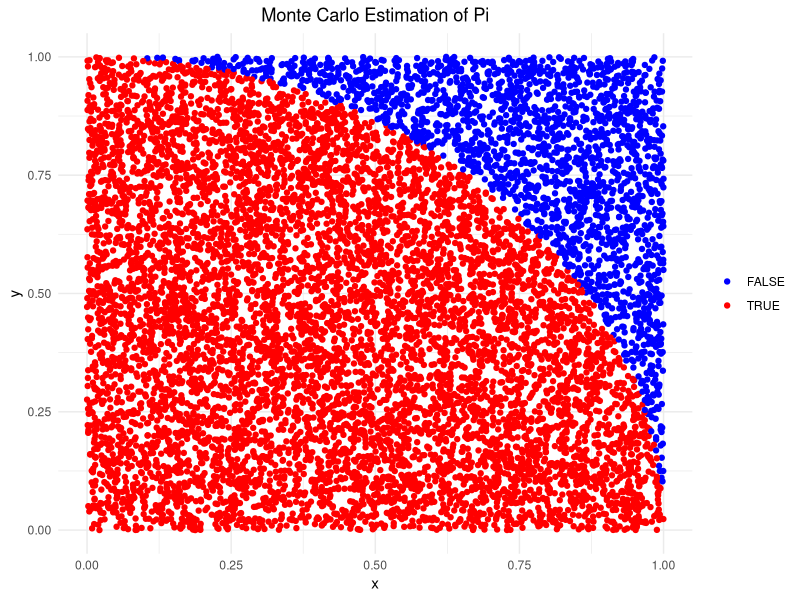
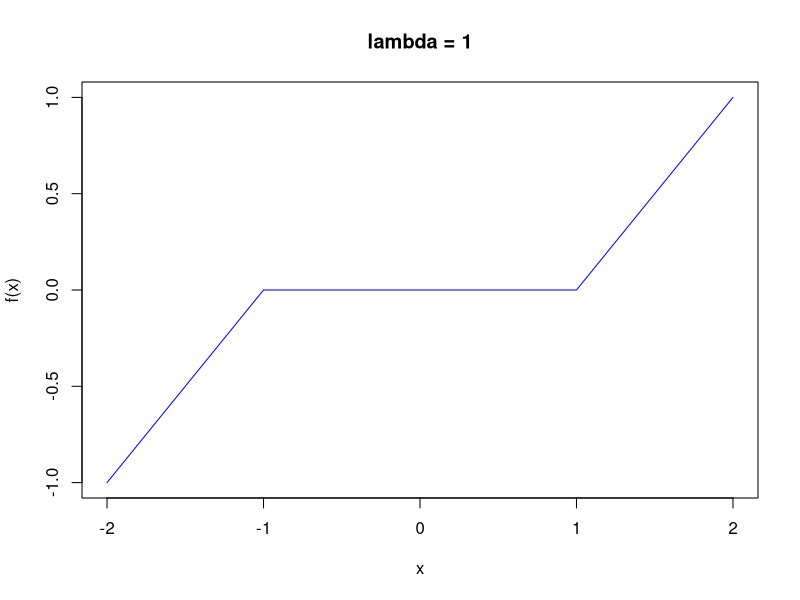

The R source for these figures, in order:
## ---- chunk 1
knitr::opts_chunk$set(echo = TRUE)
## ---- chunk 2
library(ggplot2)

# 设置随机种子以确保结果的可重复性
set.seed(123)

# 生成随机点的数量
n_points <- 10000

# 生成随机点的横坐标和纵坐标，均匀分布在[0,1]区间内
x <- runif(n_points)
y <- runif(n_points)

# 判断每个点是否在单位圆内
in_circle <- x^2 + y^2 < 1

# 计算落入单位圆内的点的数量
points_in_circle <- sum(in_circle)

# 使用蒙特卡洛方法估计圆周率
estimated_pi <- 4 * points_in_circle / n_points

# 打印估计的圆周率
cat("估计的圆周率:", estimated_pi, "\n")

# 创建数据框
df <- data.frame(x, y, in_circle)

# 绘制散点图
p <- ggplot(df, aes(x, y, color = in_circle)) +
  geom_point() +
  scale_color_manual(values = c("blue", "red")) +
  theme_minimal() +
  ggtitle("Monte Carlo Estimation of Pi") +
  labs(x = "x", y = "y") +
  theme(legend.title = element_blank(),
        plot.title = element_text(hjust = 0.5))

# 显示图形
print(p)

## ---- chunk 3
myfun <- function(x, lambda) {
  ifelse(x > lambda, x - lambda, ifelse(abs(x) <= lambda, 0, x + lambda))
}

# 绘制函数图像
lambda <- 1
x <- seq(-2, 2, by = 0.01)
y <- myfun(x, lambda)
plot(x, y, type = "l", col = "blue", xlab = "x", ylab = "f(x)", main = paste("lambda =", lambda))

## ---- chunk 4
set.seed(123)
beta <- c(1,0)
n <- 1000
x <- matrix(rnorm(n*2), n, 2)
y <- x%*%beta + rnorm(n, 0, 0.5)
## ---- chunk 5
lasso_solver <- function(X, y, lambda, epsilon = 1e-6, max_iter = 1000) {
  n <- nrow(X)
  p <- ncol(X)
  beta <- rep(0, p)  # 初始估计值，可以选择不同的初始值
  
  # 定义函数来计算 f(beta_j, lambda_j)
  f <- function(beta_j, lambda_j) {
    ifelse(beta_j > lambda_j, beta_j - lambda_j, ifelse(beta_j < -lambda_j, beta_j + lambda_j, 0))
  }
  
  iter <- 0
  while (iter < max_iter) {
    iter <- iter + 1
    beta_prev <- beta
    
    for (j in 1:p) {
      X_j <- X[, j]
      beta_j <- beta[j]
      
      # 计算局部最优解
      numerator <- t(X_j) %*% (y - X %*% beta + X_j * beta_j)
      denominator <- sum(X_j^2)
      beta[j] <- f(numerator / denominator, lambda / denominator)
    }
    
    # 判断是否收敛
    if (sum((beta - beta_prev)^2) < epsilon) {
      break
    }
  }
  
  if (iter == max_iter) {
    warning("Maximum number of iterations reached without convergence.")
  }
  
  return(beta)
}

# 模拟数据
set.seed(123)
beta_true <- c(1, 0)
n <- 1000
X <- matrix(rnorm(n*2), n, 2)
y <- X %*% beta_true + rnorm(n, 0, 0.5)

# 设置不同的 lambda 值
lambda_values <- c(0.1, 0.5, 1, 2)

# 输出结果
for (lambda in lambda_values) {
  cat("Lambda:", lambda, "\n")
  beta_est <- lasso_solver(X, y, lambda)
  cat("Estimated beta:", beta_est, "\n\n")
}

